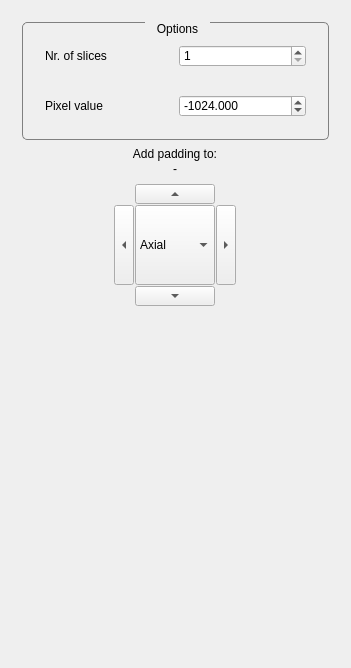
<?xml version="1.0" encoding="UTF-8"?>
<ui version="4.0">
 <class>PaddingViewControls</class>
 <widget class="QWidget" name="PaddingViewControls">
  <property name="geometry">
   <rect>
    <x>0</x>
    <y>0</y>
    <width>351</width>
    <height>668</height>
   </rect>
  </property>
  <property name="minimumSize">
   <size>
    <width>0</width>
    <height>0</height>
   </size>
  </property>
  <property name="windowTitle">
   <string>QmitkTemplate</string>
  </property>
  <property name="styleSheet">
   <string notr="true">QGroupBox {
	border-width: 1px; 
	border-style: solid; 
	border-color: grey;
	border-radius: 5px;
	margin-top: 1ex;
}

QGroupBox::title {
	subcontrol-origin: margin;
	subcontrol-position: top center;
	padding: 0 10px;
}

QScrollArea{
	border: 0;
	margin:0;
	padding:0;
}

[mandatoryField=true]{
	background-color: rgb(255, 150, 150);
}

[warningField=true]{
	background-color: rgb(255, 204, 0);
}

[errorField=true]{
	background-color: rgb(255, 150, 150);
}</string>
  </property>
  <layout class="QVBoxLayout" name="verticalLayout">
   <item>
    <widget class="QScrollArea" name="scrollArea_2">
     <property name="enabled">
      <bool>true</bool>
     </property>
     <property name="widgetResizable">
      <bool>true</bool>
     </property>
     <widget class="QWidget" name="parentWidget_2">
      <property name="enabled">
       <bool>true</bool>
      </property>
      <property name="geometry">
       <rect>
        <x>0</x>
        <y>0</y>
        <width>327</width>
        <height>644</height>
       </rect>
      </property>
      <layout class="QVBoxLayout" name="verticalLayout_6">
       <property name="spacing">
        <number>2</number>
       </property>
       <item>
        <widget class="QGroupBox" name="parameterGroup_2">
         <property name="title">
          <string>Options</string>
         </property>
         <property name="flat">
          <bool>false</bool>
         </property>
         <property name="checkable">
          <bool>false</bool>
         </property>
         <property name="checked">
          <bool>false</bool>
         </property>
         <layout class="QVBoxLayout" name="verticalLayout_8">
          <item>
           <widget class="QWidget" name="widget_5" native="true">
            <layout class="QHBoxLayout" name="horizontalLayout_11">
             <item>
              <widget class="QLabel" name="label_10">
               <property name="text">
                <string>Nr. of slices</string>
               </property>
              </widget>
             </item>
             <item>
              <widget class="QDoubleSpinBox" name="amountOfPaddingSpinBox">
               <property name="decimals">
                <number>0</number>
               </property>
               <property name="minimum">
                <double>1.000000000000000</double>
               </property>
               <property name="maximum">
                <double>10000.000000000000000</double>
               </property>
               <property name="value">
                <double>1.000000000000000</double>
               </property>
              </widget>
             </item>
            </layout>
           </widget>
          </item>
          <item>
           <widget class="QWidget" name="widget_4" native="true">
            <layout class="QHBoxLayout" name="horizontalLayout_10">
             <item>
              <widget class="QLabel" name="label_9">
               <property name="text">
                <string>Pixel value</string>
               </property>
              </widget>
             </item>
             <item>
              <widget class="QDoubleSpinBox" name="voxelValueSpinBox">
               <property name="decimals">
                <number>3</number>
               </property>
               <property name="minimum">
                <double>-100000.000000000000000</double>
               </property>
               <property name="maximum">
                <double>100000.000000000000000</double>
               </property>
               <property name="value">
                <double>-1024.000000000000000</double>
               </property>
              </widget>
             </item>
            </layout>
           </widget>
          </item>
         </layout>
        </widget>
       </item>
       <item>
        <widget class="QWidget" name="widget_6" native="true">
         <layout class="QHBoxLayout" name="horizontalLayout_7">
          <property name="topMargin">
           <number>0</number>
          </property>
          <property name="bottomMargin">
           <number>0</number>
          </property>
          <item>
           <spacer name="horizontalSpacer_2">
            <property name="orientation">
             <enum>Qt::Horizontal</enum>
            </property>
            <property name="sizeHint" stdset="0">
             <size>
              <width>40</width>
              <height>20</height>
             </size>
            </property>
           </spacer>
          </item>
          <item>
           <widget class="QWidget" name="widget_8" native="true">
            <property name="sizePolicy">
             <sizepolicy hsizetype="Maximum" vsizetype="Maximum">
              <horstretch>0</horstretch>
              <verstretch>0</verstretch>
             </sizepolicy>
            </property>
            <property name="maximumSize">
             <size>
              <width>200</width>
              <height>200</height>
             </size>
            </property>
            <property name="baseSize">
             <size>
              <width>0</width>
              <height>0</height>
             </size>
            </property>
            <layout class="QVBoxLayout" name="verticalLayout_7">
             <property name="spacing">
              <number>1</number>
             </property>
             <property name="leftMargin">
              <number>9</number>
             </property>
             <property name="topMargin">
              <number>5</number>
             </property>
             <item>
              <widget class="QLabel" name="label">
               <property name="layoutDirection">
                <enum>Qt::LeftToRight</enum>
               </property>
               <property name="text">
                <string>&lt;html&gt;&lt;head/&gt;&lt;body&gt;&lt;p&gt;Add padding to:&lt;/p&gt;&lt;/body&gt;&lt;/html&gt;</string>
               </property>
               <property name="alignment">
                <set>Qt::AlignCenter</set>
               </property>
              </widget>
             </item>
             <item>
              <widget class="QLabel" name="affectedImages">
               <property name="layoutDirection">
                <enum>Qt::LeftToRight</enum>
               </property>
               <property name="text">
                <string>-</string>
               </property>
               <property name="alignment">
                <set>Qt::AlignCenter</set>
               </property>
               <property name="wordWrap">
                <bool>true</bool>
               </property>
              </widget>
             </item>
             <item>
              <spacer name="verticalSpacer">
               <property name="orientation">
                <enum>Qt::Vertical</enum>
               </property>
               <property name="sizeHint" stdset="0">
                <size>
                 <width>20</width>
                 <height>7</height>
                </size>
               </property>
              </spacer>
             </item>
             <item>
              <widget class="QWidget" name="widget_11" native="true">
               <property name="sizePolicy">
                <sizepolicy hsizetype="Minimum" vsizetype="Preferred">
                 <horstretch>0</horstretch>
                 <verstretch>0</verstretch>
                </sizepolicy>
               </property>
               <property name="maximumSize">
                <size>
                 <width>1677215</width>
                 <height>16777215</height>
                </size>
               </property>
               <layout class="QHBoxLayout" name="horizontalLayout_13">
                <property name="spacing">
                 <number>0</number>
                </property>
                <property name="leftMargin">
                 <number>0</number>
                </property>
                <property name="topMargin">
                 <number>0</number>
                </property>
                <property name="rightMargin">
                 <number>0</number>
                </property>
                <property name="bottomMargin">
                 <number>0</number>
                </property>
                <item>
                 <spacer name="horizontalSpacer_4">
                  <property name="orientation">
                   <enum>Qt::Horizontal</enum>
                  </property>
                  <property name="sizeHint" stdset="0">
                   <size>
                    <width>40</width>
                    <height>20</height>
                   </size>
                  </property>
                 </spacer>
                </item>
                <item>
                 <widget class="QToolButton" name="padUp">
                  <property name="sizePolicy">
                   <sizepolicy hsizetype="Minimum" vsizetype="Minimum">
                    <horstretch>0</horstretch>
                    <verstretch>0</verstretch>
                   </sizepolicy>
                  </property>
                  <property name="minimumSize">
                   <size>
                    <width>80</width>
                    <height>0</height>
                   </size>
                  </property>
                  <property name="maximumSize">
                   <size>
                    <width>16777215</width>
                    <height>20</height>
                   </size>
                  </property>
                  <property name="sizeIncrement">
                   <size>
                    <width>0</width>
                    <height>0</height>
                   </size>
                  </property>
                  <property name="text">
                   <string>...</string>
                  </property>
                  <property name="autoRaise">
                   <bool>false</bool>
                  </property>
                  <property name="arrowType">
                   <enum>Qt::UpArrow</enum>
                  </property>
                 </widget>
                </item>
                <item>
                 <spacer name="horizontalSpacer_5">
                  <property name="orientation">
                   <enum>Qt::Horizontal</enum>
                  </property>
                  <property name="sizeHint" stdset="0">
                   <size>
                    <width>40</width>
                    <height>20</height>
                   </size>
                  </property>
                 </spacer>
                </item>
               </layout>
              </widget>
             </item>
             <item alignment="Qt::AlignHCenter|Qt::AlignVCenter">
              <widget class="QWidget" name="widget_9" native="true">
               <property name="sizePolicy">
                <sizepolicy hsizetype="Minimum" vsizetype="Preferred">
                 <horstretch>0</horstretch>
                 <verstretch>0</verstretch>
                </sizepolicy>
               </property>
               <property name="maximumSize">
                <size>
                 <width>16777215</width>
                 <height>16777215</height>
                </size>
               </property>
               <layout class="QHBoxLayout" name="horizontalLayout_9">
                <property name="spacing">
                 <number>1</number>
                </property>
                <property name="leftMargin">
                 <number>0</number>
                </property>
                <property name="topMargin">
                 <number>0</number>
                </property>
                <property name="rightMargin">
                 <number>0</number>
                </property>
                <property name="bottomMargin">
                 <number>0</number>
                </property>
                <item>
                 <widget class="QToolButton" name="padLeft">
                  <property name="sizePolicy">
                   <sizepolicy hsizetype="Fixed" vsizetype="Fixed">
                    <horstretch>0</horstretch>
                    <verstretch>0</verstretch>
                   </sizepolicy>
                  </property>
                  <property name="minimumSize">
                   <size>
                    <width>0</width>
                    <height>80</height>
                   </size>
                  </property>
                  <property name="maximumSize">
                   <size>
                    <width>20</width>
                    <height>16777215</height>
                   </size>
                  </property>
                  <property name="text">
                   <string>...</string>
                  </property>
                  <property name="arrowType">
                   <enum>Qt::LeftArrow</enum>
                  </property>
                 </widget>
                </item>
                <item>
                 <widget class="QComboBox" name="axisComboBox">
                  <property name="sizePolicy">
                   <sizepolicy hsizetype="Fixed" vsizetype="Fixed">
                    <horstretch>0</horstretch>
                    <verstretch>0</verstretch>
                   </sizepolicy>
                  </property>
                  <property name="minimumSize">
                   <size>
                    <width>80</width>
                    <height>80</height>
                   </size>
                  </property>
                  <property name="styleSheet">
                   <string notr="true"/>
                  </property>
                  <property name="sizeAdjustPolicy">
                   <enum>QComboBox::AdjustToContentsOnFirstShow</enum>
                  </property>
                  <property name="iconSize">
                   <size>
                    <width>16</width>
                    <height>16</height>
                   </size>
                  </property>
                  <property name="duplicatesEnabled">
                   <bool>false</bool>
                  </property>
                  <property name="frame">
                   <bool>true</bool>
                  </property>
                  <item>
                   <property name="text">
                    <string>Axial</string>
                   </property>
                  </item>
                  <item>
                   <property name="text">
                    <string>Sagittal</string>
                   </property>
                  </item>
                  <item>
                   <property name="text">
                    <string>Coronal</string>
                   </property>
                  </item>
                 </widget>
                </item>
                <item>
                 <widget class="QToolButton" name="padRight">
                  <property name="minimumSize">
                   <size>
                    <width>0</width>
                    <height>80</height>
                   </size>
                  </property>
                  <property name="maximumSize">
                   <size>
                    <width>20</width>
                    <height>16777215</height>
                   </size>
                  </property>
                  <property name="text">
                   <string>pad</string>
                  </property>
                  <property name="arrowType">
                   <enum>Qt::RightArrow</enum>
                  </property>
                 </widget>
                </item>
               </layout>
              </widget>
             </item>
             <item>
              <widget class="QWidget" name="widget_10" native="true">
               <property name="sizePolicy">
                <sizepolicy hsizetype="Minimum" vsizetype="Preferred">
                 <horstretch>0</horstretch>
                 <verstretch>0</verstretch>
                </sizepolicy>
               </property>
               <property name="maximumSize">
                <size>
                 <width>16777215</width>
                 <height>16777215</height>
                </size>
               </property>
               <layout class="QHBoxLayout" name="horizontalLayout_12">
                <property name="spacing">
                 <number>0</number>
                </property>
                <property name="leftMargin">
                 <number>0</number>
                </property>
                <property name="topMargin">
                 <number>0</number>
                </property>
                <property name="rightMargin">
                 <number>0</number>
                </property>
                <property name="bottomMargin">
                 <number>0</number>
                </property>
                <item>
                 <spacer name="horizontalSpacer_6">
                  <property name="orientation">
                   <enum>Qt::Horizontal</enum>
                  </property>
                  <property name="sizeHint" stdset="0">
                   <size>
                    <width>40</width>
                    <height>20</height>
                   </size>
                  </property>
                 </spacer>
                </item>
                <item>
                 <widget class="QToolButton" name="padDown">
                  <property name="sizePolicy">
                   <sizepolicy hsizetype="Minimum" vsizetype="Fixed">
                    <horstretch>0</horstretch>
                    <verstretch>0</verstretch>
                   </sizepolicy>
                  </property>
                  <property name="minimumSize">
                   <size>
                    <width>80</width>
                    <height>0</height>
                   </size>
                  </property>
                  <property name="maximumSize">
                   <size>
                    <width>16777215</width>
                    <height>20</height>
                   </size>
                  </property>
                  <property name="text">
                   <string>...</string>
                  </property>
                  <property name="arrowType">
                   <enum>Qt::DownArrow</enum>
                  </property>
                 </widget>
                </item>
                <item>
                 <spacer name="horizontalSpacer_7">
                  <property name="orientation">
                   <enum>Qt::Horizontal</enum>
                  </property>
                  <property name="sizeHint" stdset="0">
                   <size>
                    <width>40</width>
                    <height>20</height>
                   </size>
                  </property>
                 </spacer>
                </item>
               </layout>
              </widget>
             </item>
            </layout>
           </widget>
          </item>
          <item>
           <spacer name="horizontalSpacer">
            <property name="orientation">
             <enum>Qt::Horizontal</enum>
            </property>
            <property name="sizeHint" stdset="0">
             <size>
              <width>40</width>
              <height>20</height>
             </size>
            </property>
           </spacer>
          </item>
         </layout>
        </widget>
       </item>
       <item>
        <spacer name="spacer1_2">
         <property name="orientation">
          <enum>Qt::Vertical</enum>
         </property>
         <property name="sizeType">
          <enum>QSizePolicy::Expanding</enum>
         </property>
         <property name="sizeHint" stdset="0">
          <size>
           <width>20</width>
           <height>220</height>
          </size>
         </property>
        </spacer>
       </item>
      </layout>
     </widget>
    </widget>
   </item>
  </layout>
 </widget>
 <layoutdefault spacing="6" margin="11"/>
 <resources/>
 <connections/>
</ui>
